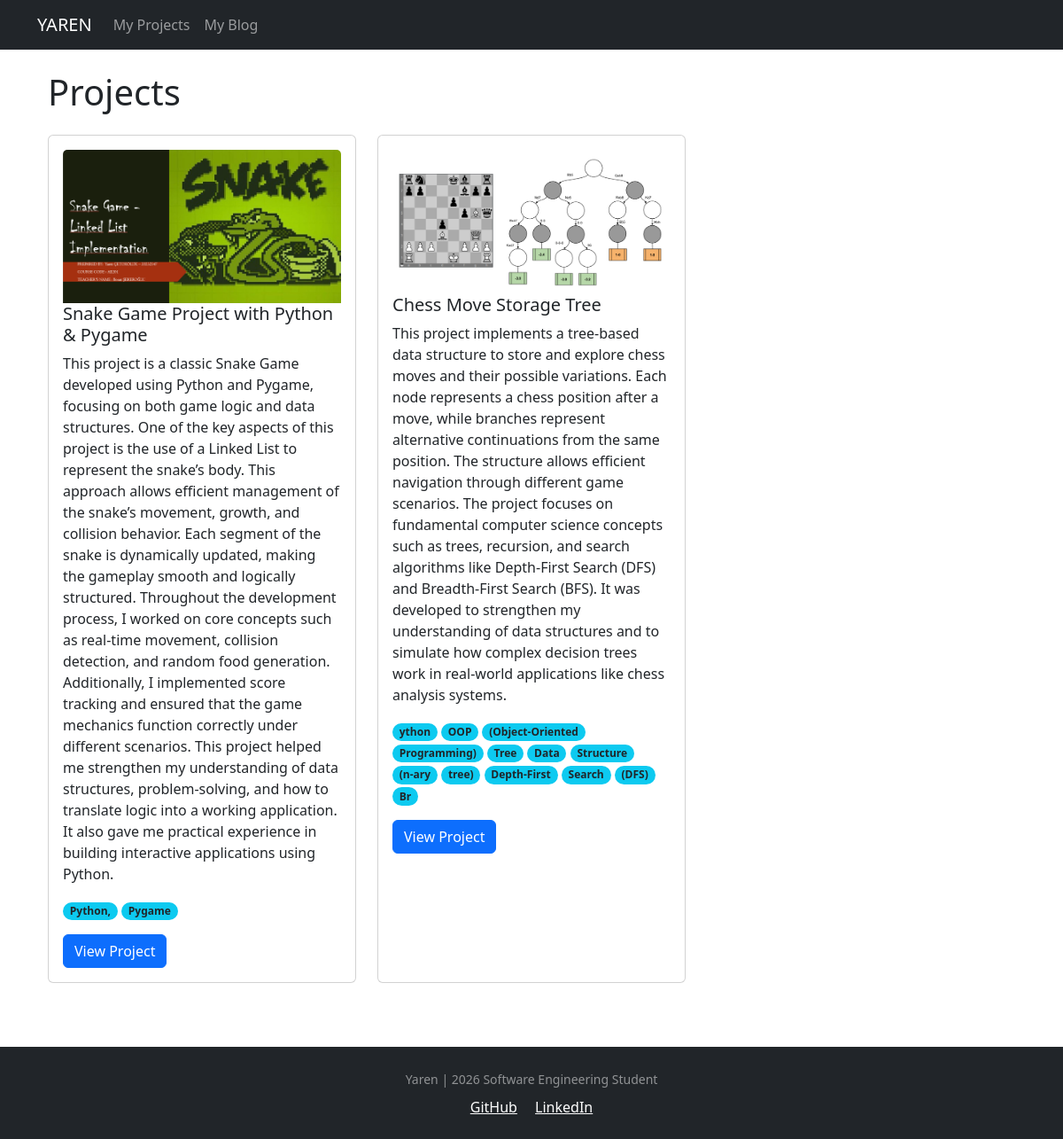
/projects/, run on the app's committed database.
### projects/models.py (models this page shows, shortened)
class Project(models.Model):
    title =models.CharField(max_length = 100)
    description = models.TextField()
    technology = models.CharField(max_length = 100)
    image =  models.ImageField(upload_to = 'projects_images/')

### projects/views.py (the view)
# urls.py: path('', views.projects_index,name= 'projects_index'),
def projects_index(request):
    projects = Project.objects.all()
    context = {
        'projects': projects
    }
    return render(request, 'projects/project_index.html', context)

### projects/templates/projects/project_index.html
{% extends "base.html" %}
{% block page_content %}
<div class = "container">
    <h1 class = "my-4">Projects</h1>
    <div class = "row">
        {% for project in projects %}
        <div class = "col-md-4 mb-4">
            <div class = "card h-100">
                <div class = "card-body">
                    <img src="{{ project.image.url }}" class="card-img-top" alt="{{ project.title }}">
                    <h5 class = "card-title">{{ project.title }}</h5>
                    <p class = "card-text">{{ project.description }}</p>
                    <p class="card-text">
                      {% for tech in project.technology.split %}
                        <span class="badge rounded-pill bg-info text-dark">{{ tech }}</span>
                      {% endfor %}
                    </p>
                    <a href="{% url 'project_detail' project.pk %}" class = "btn btn-primary" >View Project</a>
                </div>
            </div>
        </div>
        {% endfor %}
    </div>
</div>
{% endblock %}

### templates/base.html (shortened to what this page needs)
<!DOCTYPE html>
<html lang="tr">
<head>
    <link href="https://cdn.jsdelivr.net/npm/bootstrap@5.3.0/dist/css/bootstrap.min.css" rel="stylesheet">
</head>
<body>
    <nav class="navbar navbar-expand-lg navbar-dark bg-dark mb-4">
      <div class="container">
        <a class="navbar-brand" href="{% url 'home' %}">YAREN</a>
        <div class="collapse navbar-collapse" id="navbarNav">
          <ul class="navbar-nav">
            <li class="nav-item">
              <a class="nav-link" href="{% url 'projects_index' %}">My Projects</a>
            </li>
            <li class="nav-item">
              <a class="nav-link" href="{% url 'blog_index' %}">My Blog</a>
            </li>
          </ul>
        </div>
      </div>
    </nav>
    <div class="container">
        {% block page_content %}
        {% endblock %}
    </div>
<footer class="py-4 bg-dark text-white-50 mt-5">
    <div class="container text-center">
        <small>Yaren | 2026 Software Engineering Student</small>
        <div class="mt-2">
            <a href="https://github.com/KULLANICI_ADIN" class="text-white mx-2"> GitHub</a>
            <a href="#" class="text-white mx-2"> LinkedIn</a>
        </div>
    </div>
</body>
</html>

### data on the page
Project: image (picture), title "Snake Game Project with Python & Pygame", description "This project is a classic Snake Game developed using Python and Pygame, focusing on both game logic and data structures. One of the key aspects of this project is the use of a Linked List to represent the snake’s body. This approach allows efficient management of the snake’s movement, growth, and collision behavior. Each segment of the snake is dynamically updated, making the gameplay smooth and logically structured. Throughout the development process, I worked on core concepts such as real-time movement, collision detection, and random food generation. Additionally, I implemented score tracking and ensured that the game mechanics function correctly under different scenarios. This project…", split "Python," "Pygame"
Project: image (picture), title "Chess Move Storage Tree", description "This project implements a tree-based data structure to store and explore chess moves and their possible variations. Each node represents a chess position after a move, while branches represent alternative continuations from the same position. The structure allows efficient navigation through different game scenarios. The project focuses on fundamental computer science concepts such as trees, recursion, and search algorithms like Depth-First Search (DFS) and Breadth-First Search (BFS). It was developed to strengthen my understanding of data structures and to simulate how complex decision trees work in real-world applications like chess analysis systems.", split "ython" "OOP" "(Object-Oriented" "Programming)" "Tree" "Data" "Structure" "(n-ary" "tree)" "Depth-First" "Search" "(DFS)" "Br"
